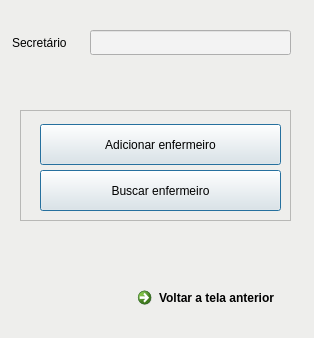
<?xml version="1.0" encoding="UTF-8"?>
<ui version="4.0">
 <class>MainWindow</class>
 <widget class="QMainWindow" name="MainWindow">
  <property name="geometry">
   <rect>
    <x>0</x>
    <y>0</y>
    <width>314</width>
    <height>338</height>
   </rect>
  </property>
  <property name="windowTitle">
   <string>Gestão de Enfermeiros</string>
  </property>
  <widget class="QWidget" name="centralwidget">
   <widget class="QFrame" name="frame">
    <property name="geometry">
     <rect>
      <x>-10</x>
      <y>-10</y>
      <width>501</width>
      <height>401</height>
     </rect>
    </property>
    <property name="styleSheet">
     <string notr="true">background-color: rgb(238, 238, 236);</string>
    </property>
    <property name="frameShape">
     <enum>QFrame::StyledPanel</enum>
    </property>
    <property name="frameShadow">
     <enum>QFrame::Raised</enum>
    </property>
    <widget class="QLineEdit" name="secretaryTag">
     <property name="geometry">
      <rect>
       <x>20</x>
       <y>40</y>
       <width>81</width>
       <height>25</height>
      </rect>
     </property>
     <property name="text">
      <string>Secretário</string>
     </property>
     <property name="frame">
      <bool>false</bool>
     </property>
     <property name="readOnly">
      <bool>true</bool>
     </property>
    </widget>
    <widget class="QLineEdit" name="secretaryName">
     <property name="geometry">
      <rect>
       <x>100</x>
       <y>40</y>
       <width>201</width>
       <height>25</height>
      </rect>
     </property>
     <property name="styleSheet">
      <string notr="true">background-color: rgb(243, 243, 243);</string>
     </property>
    </widget>
    <widget class="QFrame" name="wrapper">
     <property name="geometry">
      <rect>
       <x>30</x>
       <y>120</y>
       <width>271</width>
       <height>111</height>
      </rect>
     </property>
     <property name="styleSheet">
      <string notr="true">border-color: rgb(92, 53, 102);</string>
     </property>
     <property name="frameShape">
      <enum>QFrame::StyledPanel</enum>
     </property>
     <property name="frameShadow">
      <enum>QFrame::Raised</enum>
     </property>
     <widget class="QPushButton" name="createPostButton">
      <property name="geometry">
       <rect>
        <x>20</x>
        <y>14</y>
        <width>241</width>
        <height>41</height>
       </rect>
      </property>
      <property name="text">
       <string>Adicionar enfermeiro</string>
      </property>
      <property name="default">
       <bool>true</bool>
      </property>
     </widget>
     <widget class="QPushButton" name="findPostButton">
      <property name="geometry">
       <rect>
        <x>20</x>
        <y>60</y>
        <width>241</width>
        <height>41</height>
       </rect>
      </property>
      <property name="text">
       <string>Buscar enfermeiro</string>
      </property>
      <property name="default">
       <bool>true</bool>
      </property>
     </widget>
    </widget>
    <widget class="QCommandLinkButton" name="previusPageCommandButton">
     <property name="geometry">
      <rect>
       <x>140</x>
       <y>290</y>
       <width>161</width>
       <height>41</height>
      </rect>
     </property>
     <property name="text">
      <string>Voltar a tela anterior</string>
     </property>
    </widget>
   </widget>
  </widget>
 </widget>
 <resources/>
 <connections/>
</ui>
